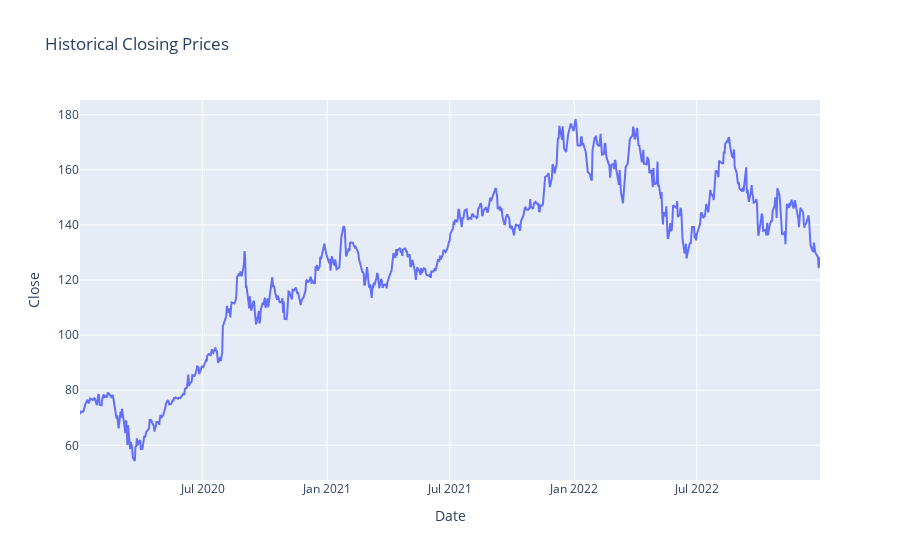

Notebook cell for this chart:
### Code cell
fig = px.line(df, x=df.index, y='Close', title='Historical Closing Prices')
fig.show()

### Figure 1 — Plotly figure (JSON) as saved in the notebook; plotly's stock layout.template omitted (floating-point values rounded to 4 significant figures; data arrays with more than 128 entries replaced by an {"elided": "..."} marker saying what was removed)
{"data": [{"hovertemplate": "Date=%{x}<br>Close=%{y}<extra></extra>", "legendgroup": "", "line": {"color": "#636efa", "dash": "solid"}, "marker": {"symbol": "circle"}, "mode": "lines", "name": "", "orientation": "v", "showlegend": false, "type": "scatter", "x": {"elided": "756 str values"}, "xaxis": "x", "y": {"elided": "756 float values"}, "yaxis": "y"}], "layout": {"legend": {"tracegroupgap": 0}, "title": {"text": "Historical Closing Prices"}, "xaxis": {"anchor": "y", "domain": [0, 1], "title": {"text": "Date"}}, "yaxis": {"anchor": "x", "domain": [0, 1], "title": {"text": "Close"}}}}
